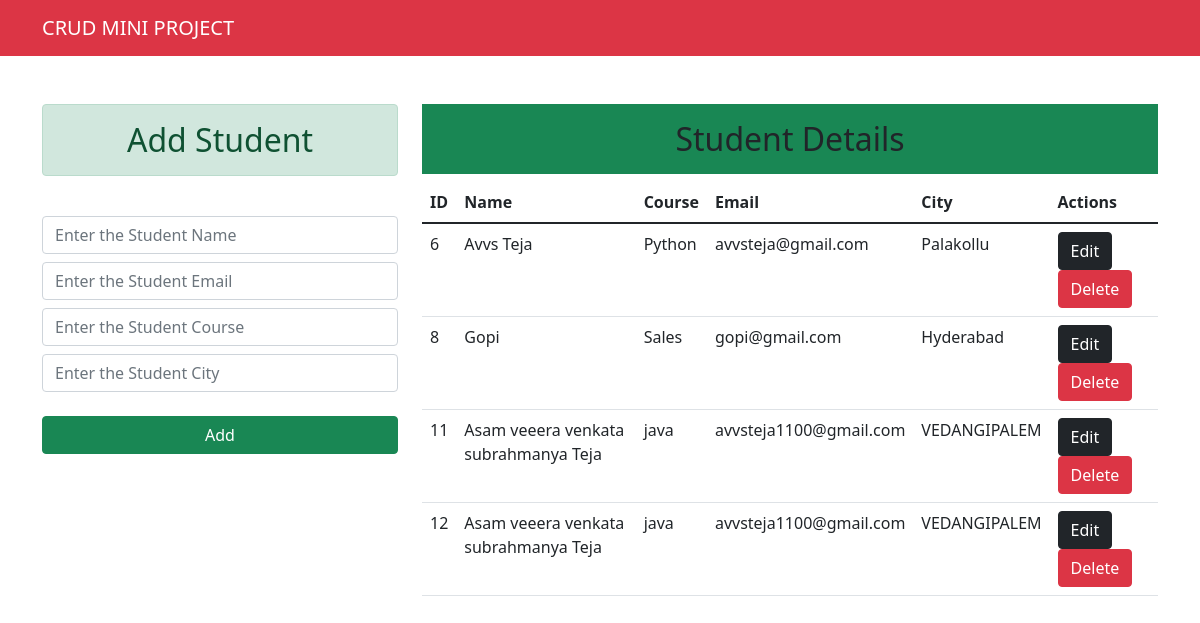
The page / on the database its author committed.
### myapp/models.py (models this page shows, shortened)
class Student(models.Model):
    name = models.CharField(max_length=100)
    course = models.CharField(max_length=100)
    email = models.EmailField()
    city = models.CharField(max_length=100)

### myapp/views.py (the view)
# urls.py: path('', views.student_dashboard, name='student_dashboard'),
def student_dashboard(request):
    students = Student.objects.all()
    return render(request, 'student_dashboard.html', {'students': students})

### myapp/templates/student_dashboard.html (shortened to what this page needs)
<!DOCTYPE html>
<html lang="en">
<head>
    <link href="https://cdn.jsdelivr.net/npm/bootstrap@5.1.3/dist/css/bootstrap.min.css" rel="stylesheet">
</head>
<body>
    <nav class="navbar navbar-expand-lg navbar-dark bg-danger">
        <div class="container-md text-center">
            <a class="navbar-brand " href="/">CRUD MINI PROJECT</a>
        </div>
    </nav>
    <div class="container mt-5">
        <div class="row">
            <div class="col-md-4">
                <h2 class="alert alert-success text-center p-3">Add Student</h2>
                <br />
                <form action="{% url 'add_student' %}" method="post">
                    <div class="form-group">
                        <input type="text" class="form-control" placeholder="Enter the Student Name" name="name" required>
                    </div>
                    <div class="form-group">
                        <input type="email" class="form-control mt-2" placeholder="Enter the Student Email" name="email" required>
                    </div>
                    <div class="form-group">
                        <input type="text" class="form-control mt-2" placeholder="Enter the Student Course" name="course" required>
                    </div>
                    <div class="form-group">
                        <input type="text" class="form-control mt-2" placeholder="Enter the Student City" name="city" required>
                    </div>
                    <br />
                    <div class="d-grid gap-2">
                        <button class="btn btn-success" type="submit">Add</button>
                    </div>
                </form>
            </div>
            <div class="col-md-8">
                <h2 class="text-center text-dark bg-success p-3">Student Details</h2>
                <table class="table">
                    <thead>
                        <tr>
                            <th scope="col">ID</th>
                            <th scope="col">Name</th>
                            <th scope="col">Course</th>
                            <th scope="col">Email</th>
                            <th scope="col">City</th>
                            <th scope="col">Actions</th>
                        </tr>
                    </thead>
                    <tbody>
                        {% for student in students %}
                        <tr>
                            <td>{{ student.id }}</td>
                            <td>{{ student.name }}</td>
                            <td>{{ student.course }}</td>
                            <td>{{ student.email }}</td>
                            <td>{{ student.city }}</td>
                            <td>
                                <a href="{% url 'edit_student' student.id %}" class="btn btn-dark">Edit</a>
                                <a href="{% url 'delete_student' student.id %}" class="btn btn-danger">Delete</a>
                            </td>
                        </tr>
                        {% endfor %}
                    </tbody>
                </table>
            </div>
        </div>
    </div>
</body>
</html>

### rows shown on the page
Student: id "6", name "Avvs Teja", course "Python", email "avvsteja@gmail.com", city "Palakollu"
Student: id "8", name "Gopi", course "Sales", email "gopi@gmail.com", city "Hyderabad"
Student: id "11", name "Asam veeera venkata subrahmanya Teja", course "java", email "avvsteja1100@gmail.com", city "VEDANGIPALEM"
Student: id "12", name "Asam veeera venkata subrahmanya Teja", course "java", email "avvsteja1100@gmail.com", city "VEDANGIPALEM"
